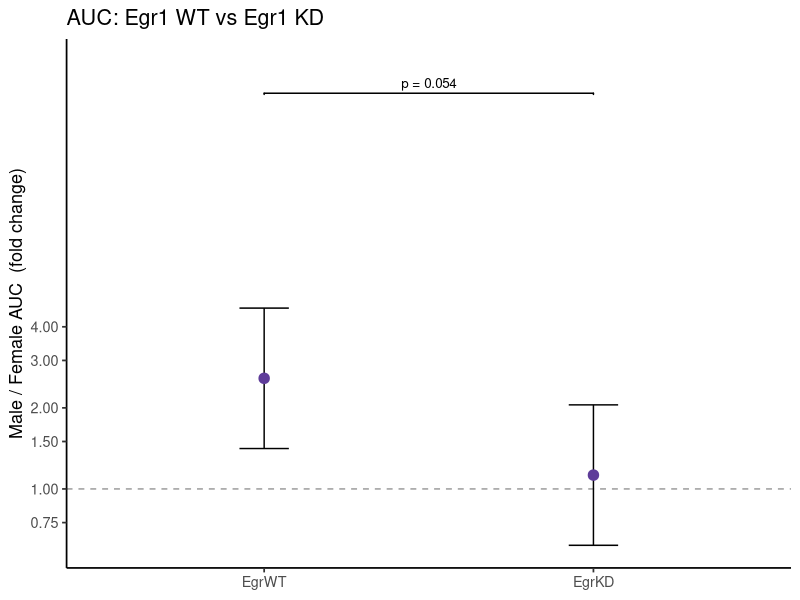
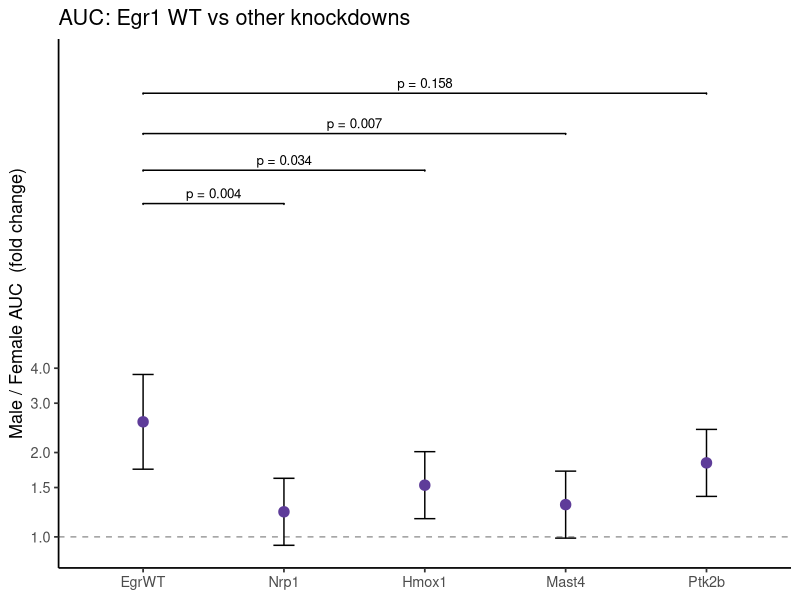
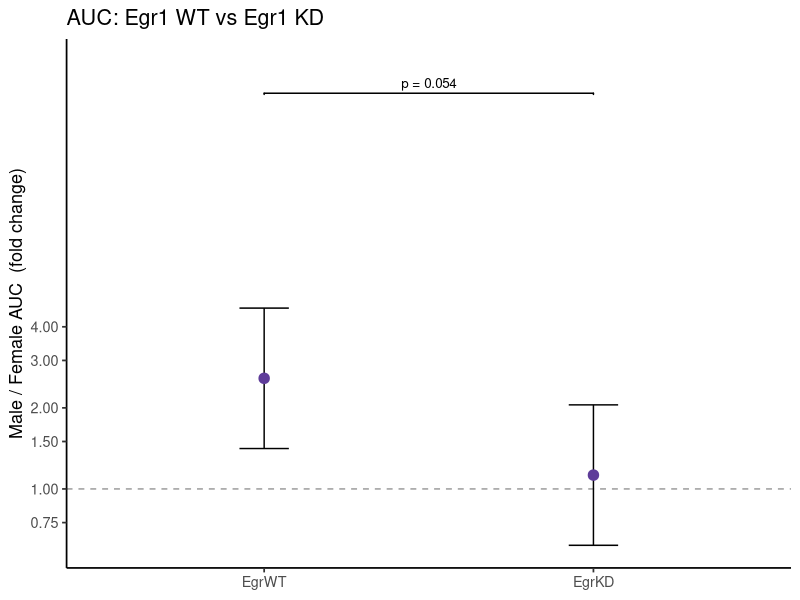
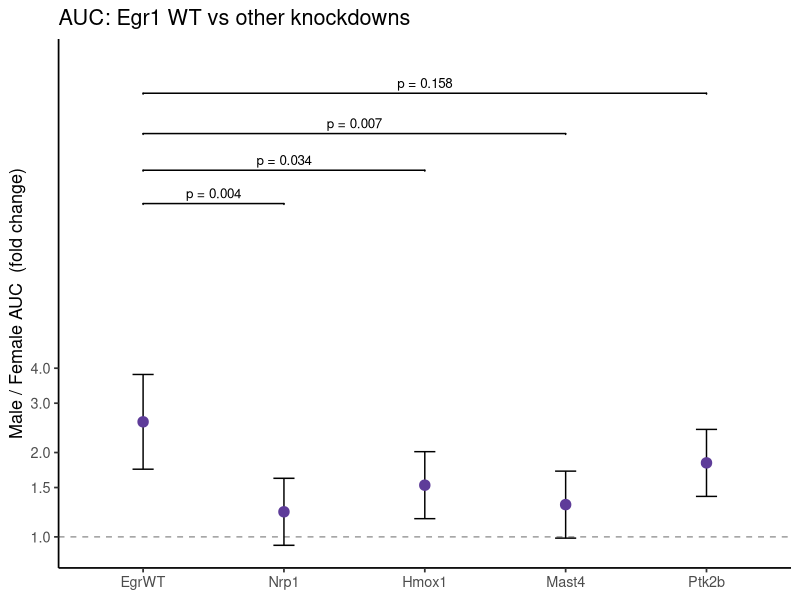

The R source for these figures, in order:
# ============================================================
#  Sex difference (M/F AUC fold change) per genotype.
#  SEPARATE model per figure. Between-genotype comparison vs
#  Egr1 WT shown as the ACTUAL p-value (per Rosy), on a bracket.
# ============================================================
library(dplyr); library(ggplot2); library(emmeans); library(ggsignif); library(conflicted)
conflict_prefer("select","dplyr"); conflict_prefer("filter","dplyr")

# ---- Data -------------------------------------------------
df <- data.frame(
  condition = c(rep("EgrWT",4), rep("EgrKD",4), rep("Nrp1",8),
                rep("Hmox1",8), rep("Mast4",8), rep("Ptk2b",8)),
  sex = c(rep(c("M","F"),each=2), rep(c("M","F"),each=2),
          rep(c("M","F"),each=4), rep(c("M","F"),each=4),
          rep(c("M","F"),each=4), rep(c("M","F"),each=4)),
  value = c(1843,1806, 691.1,726.6,
            1612,1477, 1014,1853,
            1468,1749,1485,1549, 1065,1977,1054,1167,
            1575,1719,1749,1663, 1376,1386,1104,683.3,
            1583,1446,1758,1827, 1414,1443,939.9,1327,
            1815,1519,1430,1839, 1069,751,769.1,1031)
)
df$log_value <- log2(df$value)
df$condition <- factor(df$condition, levels=c("EgrWT","EgrKD","Nrp1","Hmox1","Mast4","Ptk2b"))
df$sex       <- factor(df$sex, levels=c("M","F"))
cond_levels  <- levels(df$condition)

outdir <- "C:/Users/loril/Documents/Egr1/Egr1 manuscript/Final Submission/github code/output"
dir.create(outdir, recursive=TRUE, showWarnings=FALSE)

# helper: format p the way Rosy asked (p = 0.054, and a sensible floor for tiny values)
pfmt <- function(p) ifelse(p < 0.001, "p < 0.001", paste0("p = ", formatC(p, format = "f", digits = 3)))

run_panel <- function(conds, plot_title, file_name, w, ref = "EgrWT") {
  dd <- df |> filter(condition %in% conds) |>
    mutate(condition = droplevels(factor(condition, levels = cond_levels)),
           sex       = factor(sex, levels = c("M","F")))
  
  fit <- lm(log_value ~ condition * sex, data = dd)
  cat("\n", plot_title, "  (residual df = ", df.residual(fit), ")\n", sep = "")
  
  fc <- contrast(emmeans(fit, ~ sex | condition), "pairwise", by = "condition") |>
    summary(infer = TRUE, adjust = "none") |> as.data.frame() |>
    mutate(fold_change = 2^estimate, fold_lower = 2^lower.CL, fold_upper = 2^upper.CL)
  
  it <- contrast(emmeans(fit, ~ sex * condition),
                 interaction = c("pairwise","trt.vs.ctrl")) |>
    summary(infer = TRUE, adjust = "none") |> as.data.frame()
  cc <- names(it)[vapply(it, function(x) any(grepl(ref, as.character(x))), logical(1))][1]
  it$comparison <- as.character(it[[cc]])
  it <- it |>
    mutate(target = trimws(sub("-.*","",comparison)),
           RoR = 2^estimate, RoR_lo = 2^lower.CL, RoR_hi = 2^upper.CL,
           p_adj = p.adjust(p.value, "fdr"),
           plabel = pfmt(p.value))          # <-- actual p-value text (raw, two-sided)
  print(it[, c("comparison","RoR","p.value","p_adj")], digits = 3)
  
  comps <- it |> filter(target %in% conds)
  ymax  <- max(fc$fold_upper)
  yp    <- ymax * 1.04 * 1.10 ^ (seq_len(nrow(comps)) - 1)
  
  p <- ggplot(fc, aes(condition, fold_change)) +
    geom_hline(yintercept = 1, linetype = "dashed", colour = "grey60") +
    geom_errorbar(aes(ymin = fold_lower, ymax = fold_upper), width = 0.15, linewidth = 0.5) +
    geom_point(size = 3.2, colour = "#5E3C99") +
    scale_y_continuous(trans = "log2", breaks = c(0.5,0.75,1,1.5,2,3,4),
                       expand = expansion(mult = c(0.05, 0.12))) +
    labs(x = NULL, y = "Male / Female AUC  (fold change)", title = plot_title) +
    theme_classic(base_size = 13)
  
  if (nrow(comps) > 0)
    p <- p + geom_signif(annotations = comps$plabel,        # <-- p = X.XXX instead of */ns
                         xmin = rep(ref, nrow(comps)),
                         xmax = comps$target, y_position = yp,
                         tip_length = 0.005, textsize = 3.4)
  
  ggsave(file.path(outdir, file_name), plot = p, width = w, height = 4.5,
         units = "in", device = cairo_pdf)
  p
}

p_egr <- run_panel(c("EgrWT","EgrKD"),
                   "AUC: Egr1 WT vs Egr1 KD",
                   "sex_foldchange_EgrWT_vs_EgrKD_5.pdf", w = 4)

p_kd  <- run_panel(c("EgrWT","Nrp1","Hmox1","Mast4","Ptk2b"),
                   "AUC: Egr1 WT vs other knockdowns",
                   "sex_foldchange_EgrWT_vs_otherKDs_5.pdf", w = 7)

print(p_egr); print(p_kd)
